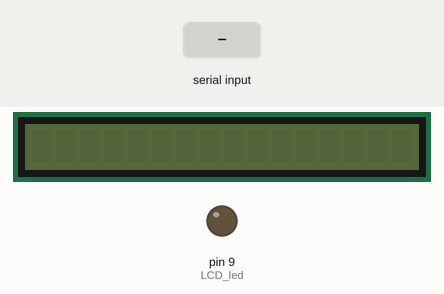
A sketch run on a simulated Arduino Uno, built with avr-gcc and run on an emulated ATmega328P. Shown: 16×1 character LCD, output pins drawn as LEDs (lit = HIGH). Inputs (shaded band) come from the test bench.

Above: at 1.2 s.
1.3 s: "1" received over Serial
At 2.2 s:
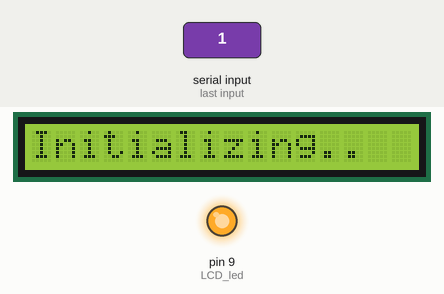
4.3 s: "2" received over Serial
At 7.1 s:
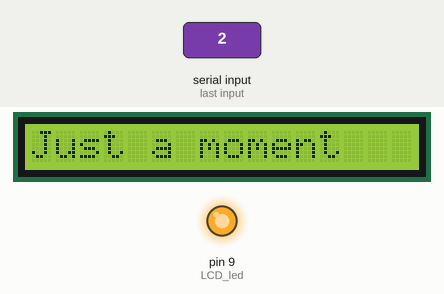
7.3 s: "3" received over Serial
At 10.7 s:
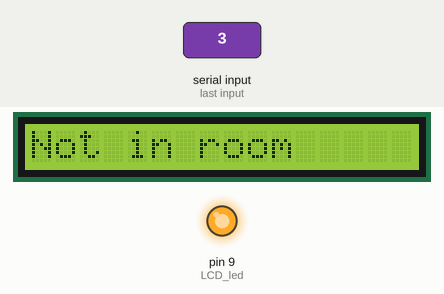
Timing chart, 0 to 16.3 s (numbered marks = the images above; inputs shaded):
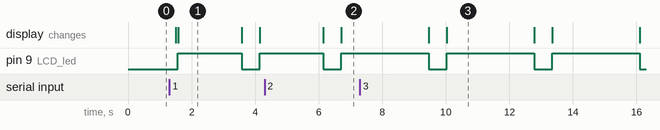

Measured:
- after the input at 1.3 s, pin 9 (LCD_led): LOW → HIGH after 0.27 s, → LOW 2.0 s later, → HIGH 0.57 s later; the display: first changes after 0.21 s (image 1 shows a later state)
- after the input at 4.3 s, the display: first differs from a run without the input after 2.4 s (image 2)
- after the input at 7.3 s, the display: first differs from a run without the input after 2.7 s (image 3)
- what the display in image 1 shows lasts 2.0 s, from 1.6 s to 3.6 s

The sketch:

LCD_bluetooth1.ino
```cpp
#include <SoftwareSerial.h>
#include <LiquidCrystal.h>

const int rs = 2, en = 3, d4 = 4, d5 = 5, d6 = 6, d7 = 7;
const int LCD_led = 9;
const int bluetoothRx = 1;
const int bluetoothTx = 0;
const int button_pin = 10;

SoftwareSerial bluetooth(bluetoothRx, bluetoothTx);
LiquidCrystal lcd(rs, en, d4, d5, d6, d7);

int btn_state = 0;
int phone_btn;

void setup() {
  // put your setup code here, to run once:
pinMode(LCD_led, OUTPUT);
pinMode(button_pin, INPUT);
bluetooth.begin(9600);
Serial.begin(9600);
digitalWrite(LCD_led,LOW);
}

void loop() {
  // put your main code here, to run repeatedly:
if (Serial.available() > 0){
  phone_btn = Serial.read();
}
switch (phone_btn){
  case '1':
  lcd.begin(16,1);
  lcd.clear();
  lcd.noBlink();
  lcd.display();
  digitalWrite(LCD_led,HIGH);
  lcd.print("Initializing..");
  delay(2000);
  digitalWrite(LCD_led,LOW);
  lcd.clear();
  lcd.noDisplay();
  break;

  case '2':
  lcd.begin(16,1);
  lcd.clear();
  lcd.noBlink();
  lcd.display();
  digitalWrite(LCD_led,HIGH);
  lcd.print("Just a moment");
  delay(2750);
  digitalWrite(LCD_led,LOW);
  lcd.clear();
  lcd.noDisplay();
  break;

  case '3':
  lcd.begin(16,1);
  lcd.clear();
  lcd.noBlink();
  lcd.display();
  digitalWrite(LCD_led,HIGH);
  lcd.print("Not in room");
  delay(2750);
  digitalWrite(LCD_led,LOW);
  lcd.clear();
  lcd.noDisplay();
  break;

  default:
  lcd.clear();
  lcd.noDisplay();
  digitalWrite(LCD_led,LOW);
}
delay(500);
}
```
